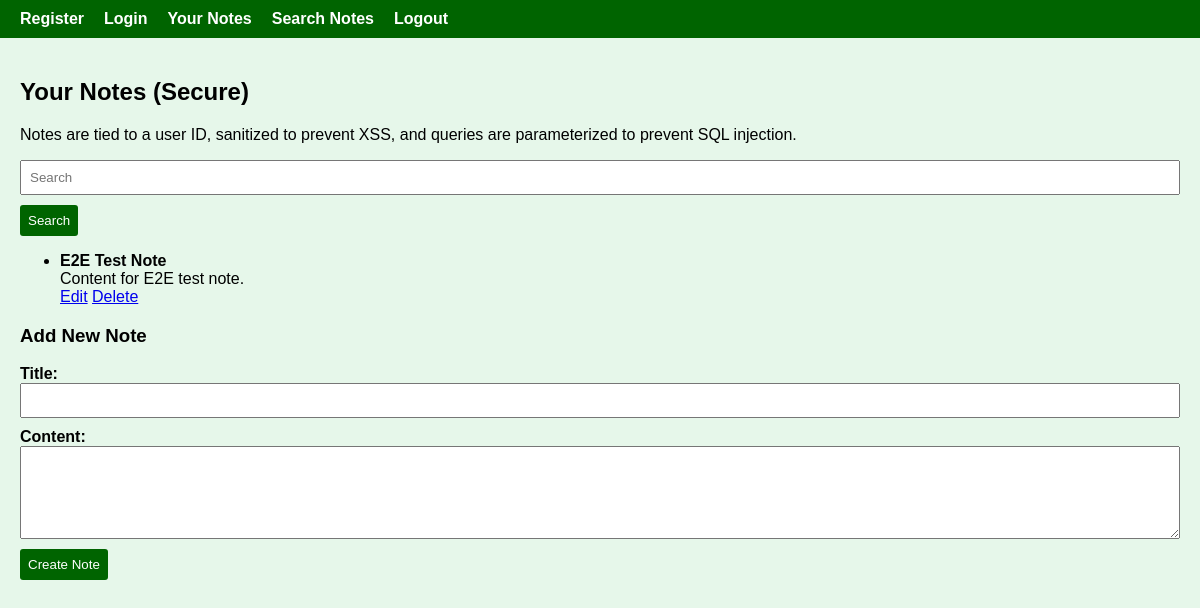
Page /secure/notes (signed in) on the earlier database version.
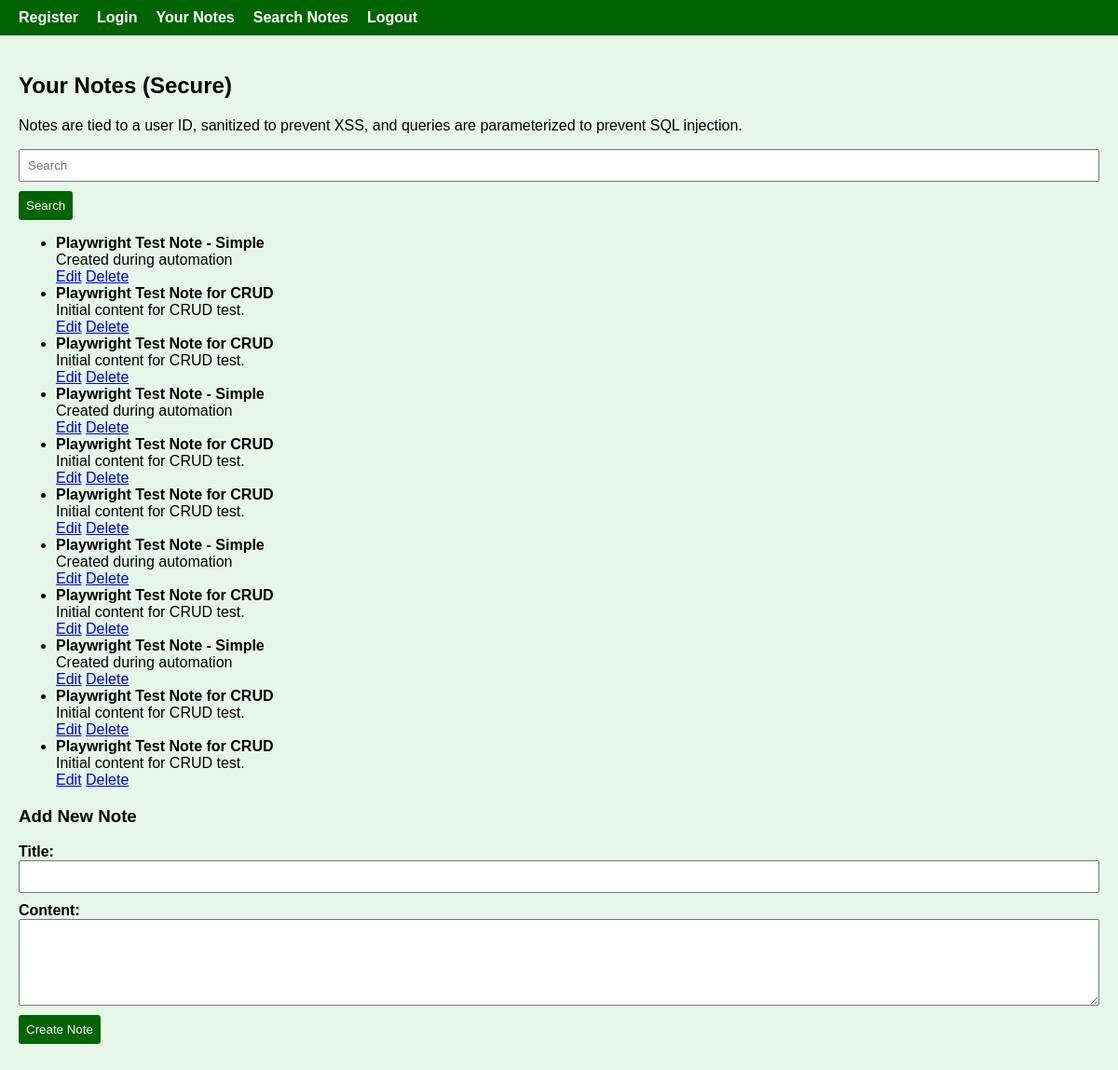
Same page on the later database version.
### app/secure/models.py (models this page shows)
class Note(Base):
    __tablename__ = "notes"
    id = Column(Integer, primary_key=True, index=True)
    username = Column(String(50), ForeignKey("users.username"), nullable=False)
    title = Column(String(200), nullable=False)
    content = Column(Text, nullable=False)
    created_at = Column(DateTime(timezone=True), server_default=func.now())
    updated_at = Column(DateTime(timezone=True), onupdate=func.now())
    owner = relationship("User", back_populates="notes")

### app/secure/main.py (the view)
@app.get("/secure/notes")
def notes_page(request: Request, username: str = Depends(get_current_user), db: Session = Depends(get_db)):
    notes = crud.get_notes(db, username)
    return templates.TemplateResponse("notes.html", {"request": request, "username": username, "notes": notes, "csrf_token": crud.generate_csrf_token()})

### app/secure/templates/notes.html (shortened to what this page needs)
{% extends "base.html" %}
{% block content %}
<h2>Your Notes (Secure)</h2>
<p>Notes are tied to a user ID, sanitized to prevent XSS, and queries are parameterized to prevent SQL injection.</p>
<form method="GET" action="/secure/search">
    <input
        type="text"
        name="q"
        placeholder="Search"
        value="{{ query | default('') | e }}"
    >
    <button type="submit">Search</button>
</form>
<ul>
{% if notes %}
    {% for note in notes %}
    <li>
        <strong>{{ note.title | e }}</strong><br>
        {{ note.content | e }}
        <br>
        <a href="/secure/notes/{{ note.id }}/edit">Edit</a>
        <a href="/secure/notes/{{ note.id }}/delete">Delete</a>
    </li>
    {% endfor %}
{% else %}
    <p>You have no notes. Use the form below to create your first one.</p>
{% endif %}
</ul>
<h3>Add New Note</h3>
<form method="POST" action="/secure/notes">
    <div>
        <label for="title_input">Title:</label>
        <input type="text" id="title_input" name="title" required>
    </div>
    <div>
        <label for="content_textarea">Content:</label>
        <textarea id="content_textarea" name="content" rows="5" required></textarea>
    </div>
    <button type="submit">Create Note</button>
</form>
{% endblock %}

### app/secure/templates/base.html (shortened to what this page needs)
<!DOCTYPE html>
<html lang="en">
<head>
</head>
<body>
<nav>
    <a href="/secure/register">Register</a>
    <a href="/secure/">Login</a>
    <a href="/secure/notes">Your Notes</a>
    <a href="/secure/search">Search Notes</a>
    <a href="/secure/logout">Logout</a>
</nav>
<div class="container">
    {% block content %}{% endblock %}
</div>
</body>
</html>

### app/secure/templates/base.html (style rules this page uses)
body { font-family: Arial, sans-serif; margin: 0; background: #e6f7ea; padding: 0; }
nav { background: #006400; color: white; padding: 10px 20px; display: flex; gap: 20px; }
nav a { color: white; font-weight: bold; text-decoration: none; }
.container { padding: 20px; }
input, textarea, button { display: block; width: 100%; margin-bottom: 10px; padding: 8px; box-sizing: border-box; }
button { width: auto; background: #006400; color: white; border: none; cursor: pointer; border-radius: 3px; }
label { font-weight: bold; margin-top: 10px; display: block; }

Differences in the rows shown:
removed Note: title "E2E Test Note", content "Content for E2E test note."
added Note: title "Playwright Test Note - Simple", content "Created during automation"
added Note: title "Playwright Test Note for CRUD", content "Initial content for CRUD test."
added Note: title "Playwright Test Note for CRUD", content "Initial content for CRUD test."
added Note: title "Playwright Test Note - Simple", content "Created during automation"
added Note: title "Playwright Test Note for CRUD", content "Initial content for CRUD test."
added Note: title "Playwright Test Note for CRUD", content "Initial content for CRUD test."
added Note: title "Playwright Test Note - Simple", content "Created during automation"
added Note: title "Playwright Test Note for CRUD", content "Initial content for CRUD test."
added Note: title "Playwright Test Note - Simple", content "Created during automation"
added Note: title "Playwright Test Note for CRUD", content "Initial content for CRUD test."
added Note: title "Playwright Test Note for CRUD", content "Initial content for CRUD test."
